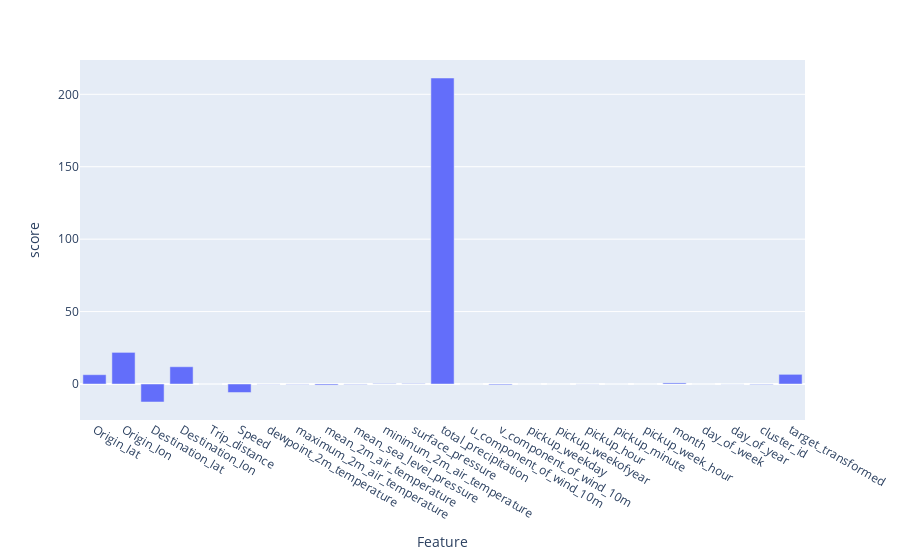

Notebook cell for this chart:
### Code cell
# get feature importance
importance = lr_model.coef_
# Converting the feature importance data into a dataframe
importance = pd.DataFrame(importance, columns = ["score"]).reset_index()
importance["Feature"] = list(X.columns)
importance.drop(columns = ["index"], inplace = True)
importance.sort_values(by = "score", ascending = False)
importance
# Visualizing the feature importance
fig = px.bar(importance, x = "Feature", y = "score")
fig.show()

### Figure 1 — Plotly figure (JSON) as saved in the notebook; plotly's stock layout.template omitted (floating-point values rounded to 4 significant figures)
{"data": [{"alignmentgroup": "True", "hovertemplate": "Feature=%{x}<br>score=%{y}<extra></extra>", "legendgroup": "", "marker": {"color": "#636efa", "pattern": {"shape": ""}}, "name": "", "offsetgroup": "", "orientation": "v", "showlegend": false, "textposition": "auto", "type": "bar", "x": ["Origin_lat", "Origin_lon", "Destination_lat", "Destination_lon", "Trip_distance", "Speed", "dewpoint_2m_temperature", "maximum_2m_air_temperature", "mean_2m_air_temperature", "mean_sea_level_pressure", "minimum_2m_air_temperature", "surface_pressure", "total_precipitation", "u_component_of_wind_10m", "v_component_of_wind_10m", "pickup_weekday", "pickup_weekofyear", "pickup_hour", "pickup_minute", "pickup_week_hour", "month", "day_of_week", "day_of_year", "cluster_id", "target_transformed"], "xaxis": "x", "y": [6.43, 21.84, -12.41, 11.93, 0.01806, -5.864, -0.1381, -0.2074, -0.7098, -0.2689, 0.2745, 0.2711, 211.3, -0.0006314, -0.5578, 0.002346, -0.01266, -0.07815, 0.03113, -0.02185, 0.7607, 0.002346, -0.08624, -0.344, 6.683], "yaxis": "y"}], "layout": {"barmode": "relative", "legend": {"tracegroupgap": 0}, "margin": {"t": 60}, "xaxis": {"anchor": "y", "domain": [0, 1], "title": {"text": "Feature"}}, "yaxis": {"anchor": "x", "domain": [0, 1], "title": {"text": "score"}}}}
